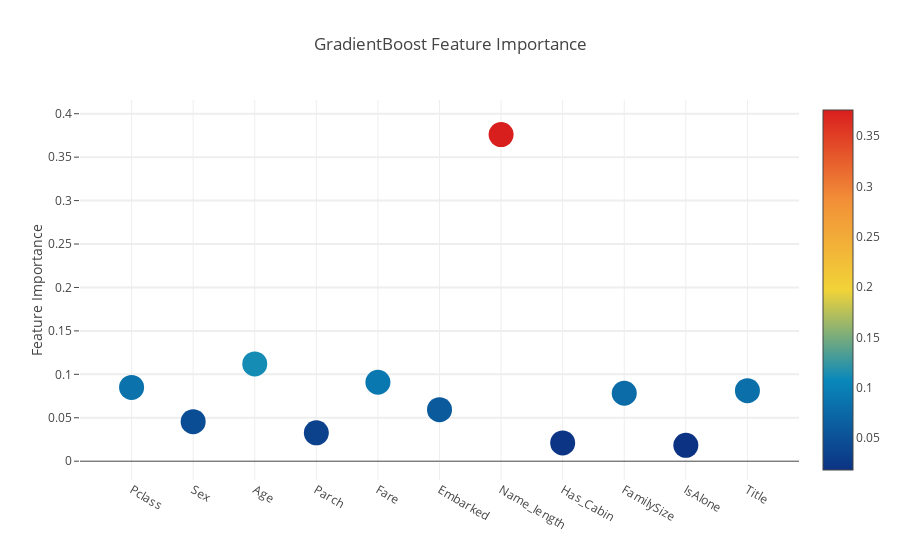

This figure's notebook cell:
### Markdown cell above
AdaBoost 분류기로 했을 때 survived와 가장 밀접한 관계를 갖는 feature이... Name_length 이다..?
(이거 좀 이상한듯...;;;)

### Code cell
# Scatter plot - Gradient Boost
trace = go.Scatter(
    y=feature_dataframe['Gradient Boost feature importances'].values,
    x=feature_dataframe['features'].values,
    mode='markers',
    marker=dict(
        sizemode='diameter',
        sizeref=1,
        size=25,
        color=feature_dataframe['Gradient Boost feature importances'].values,
        colorscale='Portland',
        showscale=True
    ),
    text= feature_dataframe['features'].values
)

data=[trace]

layout= go.Layout(
    autosize=True,
    title='GradientBoost Feature Importance',
    hovermode='closest',
    yaxis=dict(
        title='Feature Importance',
        ticklen=5,
        gridwidth=2
    ),
    showlegend=False
)

fig= go.Figure(data=data, layout=layout)
py.iplot(fig, filename='scatter2010')

### Figure 1 — Plotly figure (JSON) as saved in the notebook; plotly's stock layout.template omitted (floating-point values rounded to 4 significant figures)
{"data": [{"marker": {"color": [0.08491, 0.04555, 0.112, 0.03267, 0.09092, 0.05934, 0.3759, 0.02104, 0.0782, 0.01822, 0.08119], "colorscale": "Portland", "showscale": true, "size": 25, "sizemode": "diameter", "sizeref": 1}, "mode": "markers", "text": ["Pclass", "Sex", "Age", "Parch", "Fare", "Embarked", "Name_length", "Has_Cabin", "FamilySize", "IsAlone", "Title"], "type": "scatter", "uid": "bcbed21d-cab1-4c58-a07a-4efb337fcb08", "x": ["Pclass", "Sex", "Age", "Parch", "Fare", "Embarked", "Name_length", "Has_Cabin", "FamilySize", "IsAlone", "Title"], "y": [0.08491, 0.04555, 0.112, 0.03267, 0.09092, 0.05934, 0.3759, 0.02104, 0.0782, 0.01822, 0.08119]}], "layout": {"autosize": true, "hovermode": "closest", "showlegend": false, "title": {"text": "GradientBoost Feature Importance"}, "yaxis": {"gridwidth": 2, "ticklen": 5, "title": {"text": "Feature Importance"}}}}
